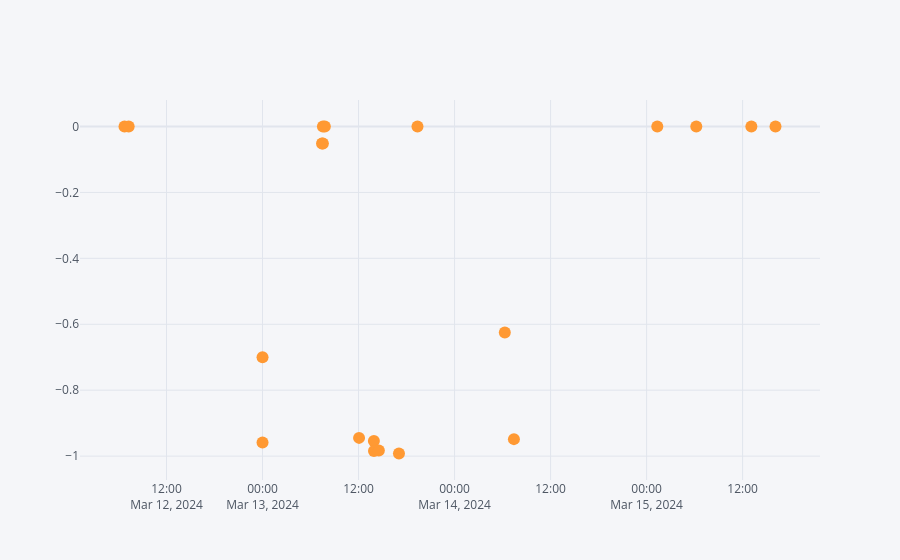

Here is the notebook cell this chart was saved with:
### Markdown cell above
The compounded sentiment scores **over time** for raw values.

### Code cell
sentiment['compound'].iplot(mode='markers')

### Figure 1 — Plotly figure (JSON) as saved in the notebook; plotly's stock layout.template omitted (floating-point values rounded to 4 significant figures)
{"data": [{"line": {"color": "rgba(255, 153, 51, 1.0)", "dash": "solid", "shape": "linear", "width": 1.3}, "marker": {"size": 12, "symbol": "circle"}, "mode": "markers", "name": "compound", "text": "", "type": "scatter", "x": ["2024-03-12 06:44:56.490", "2024-03-12 07:16:22.100", "2024-03-13 00:00:00.000", "2024-03-13 00:00:00.000", "2024-03-13 07:26:08.823", "2024-03-13 07:32:40.000", "2024-03-13 07:32:47.000", "2024-03-13 07:47:14.484", "2024-03-13 12:03:47.928", "2024-03-13 13:55:07.989", "2024-03-13 13:55:38.483", "2024-03-13 14:32:17.251", "2024-03-13 17:03:06.300", "2024-03-13 19:21:58.793", "2024-03-14 06:16:49.260", "2024-03-14 07:25:07.275", "2024-03-15 01:20:12.658", "2024-03-15 06:12:41.280", "2024-03-15 13:05:39.309", "2024-03-15 16:06:40.909"], "y": [0, 0, -0.959, -0.7003, -0.0516, -0.0516, 0, 0, -0.9447, -0.9545, -0.9847, -0.9831, -0.9921, 0, -0.6249, -0.9485, 0, 0, 0, 0]}], "layout": {"legend": {"bgcolor": "#F5F6F9", "font": {"color": "#4D5663"}}, "paper_bgcolor": "#F5F6F9", "plot_bgcolor": "#F5F6F9", "title": {"font": {"color": "#4D5663"}}, "xaxis": {"gridcolor": "#E1E5ED", "showgrid": true, "tickfont": {"color": "#4D5663"}, "title": {"font": {"color": "#4D5663"}, "text": ""}, "zerolinecolor": "#E1E5ED"}, "yaxis": {"gridcolor": "#E1E5ED", "showgrid": true, "tickfont": {"color": "#4D5663"}, "title": {"font": {"color": "#4D5663"}, "text": ""}, "zerolinecolor": "#E1E5ED"}}}
